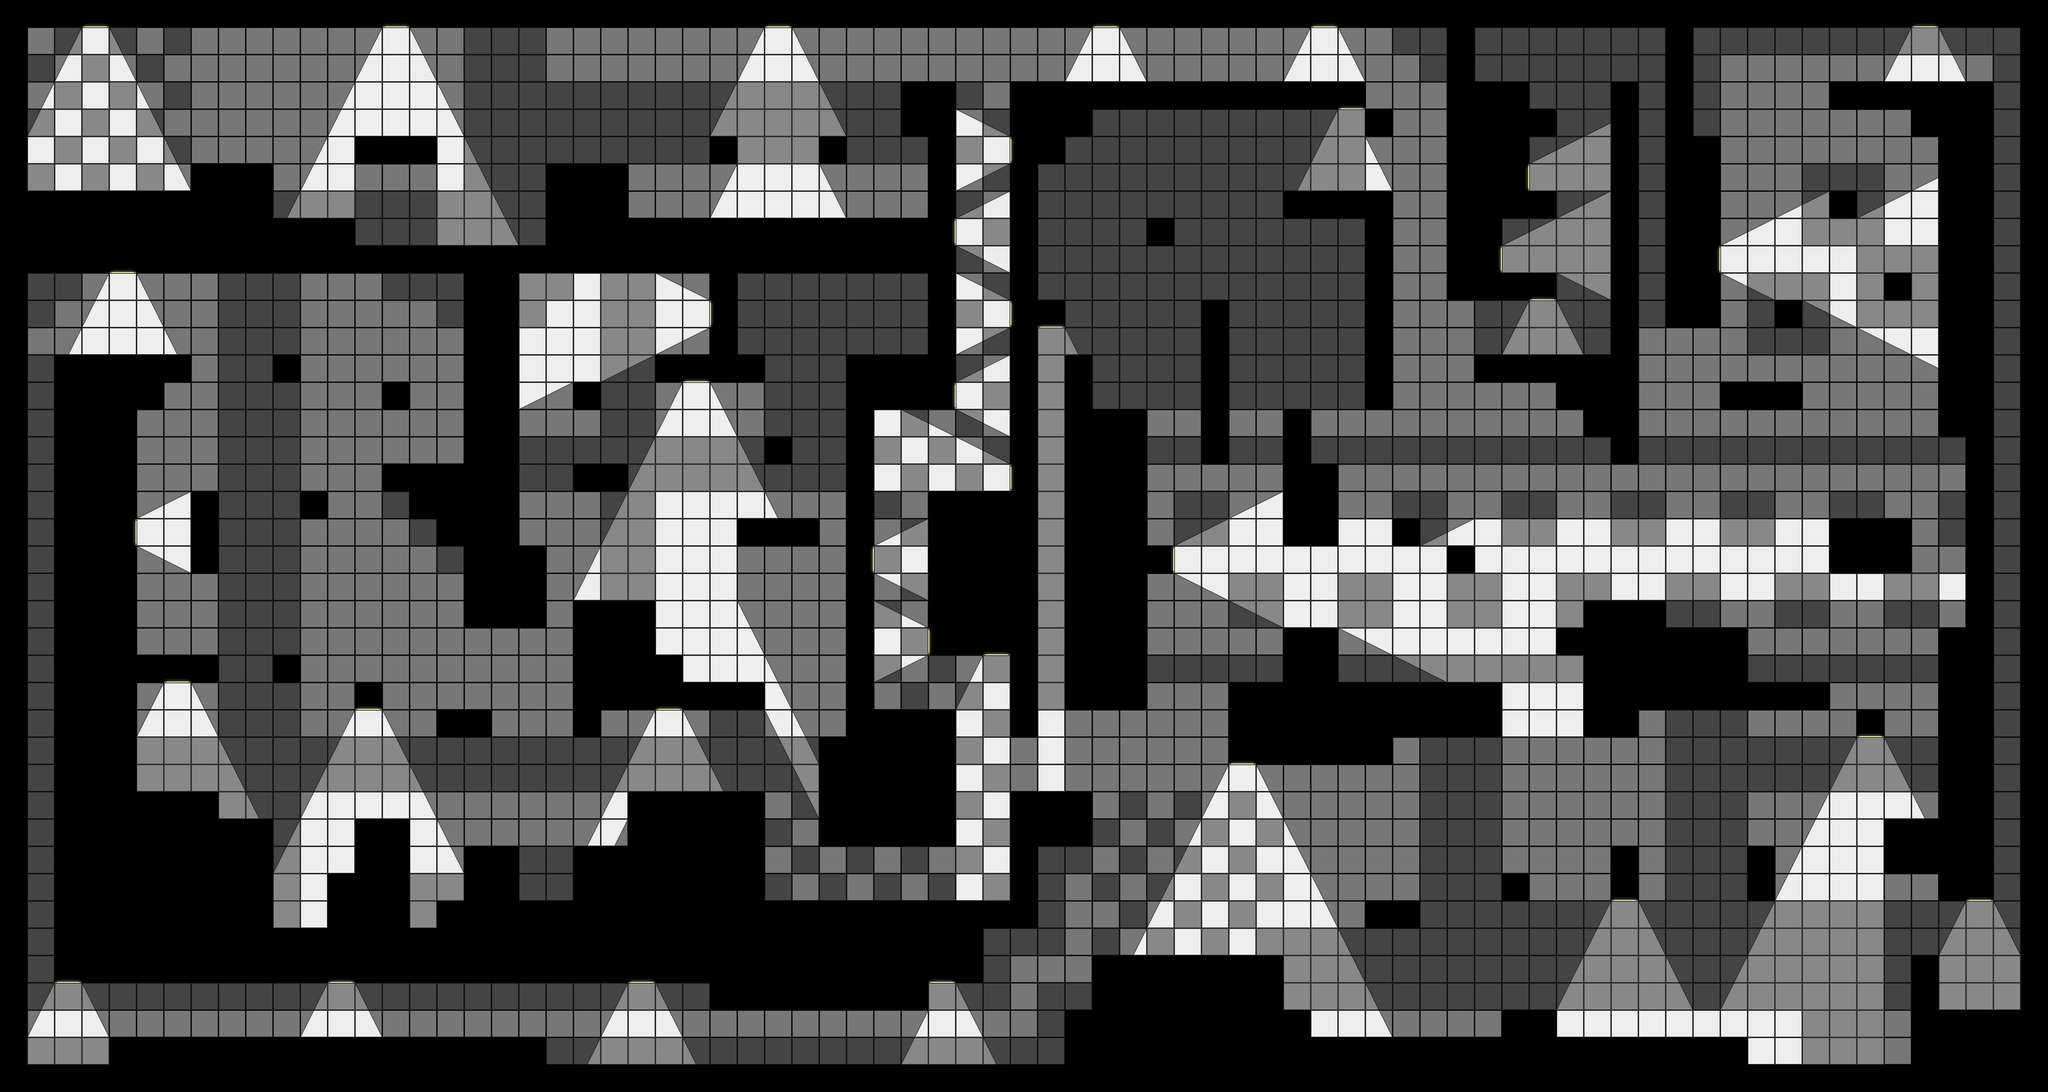

A 2D game scene composited from a Tiled map and its tileset images. What follows is a short description and the map's XML, with each tile layer's data collapsed to a summary:
An orthogonal 75x40 tile map with 36x36 px tiles, 3 tile layers (boundary, background, lighting), 2 tilesets and 23 objects.

<map version="1.0" orientation="orthogonal" renderorder="right-down" width="75" height="40" tilewidth="36" tileheight="36" nextobjectid="27">
 <tileset firstgid="1" name="simple_tiles" tilewidth="36" tileheight="36" tilecount="12" columns="4">
  <image source="simple_tiles.png" trans="ff00ff" width="144" height="108" />
 </tileset>
 <tileset firstgid="13" name="lighting" tilewidth="36" tileheight="36" tilecount="28" columns="7">
  <image source="lighting.png" trans="ff00ff" width="252" height="144" />
 </tileset>
 <layer name="boundary" width="75" height="40">
  <data>[3000 cells, 1081 non-empty, 4 distinct tile ids]</data>
 </layer>
 <layer name="background" width="75" height="40">
  <data>[3000 cells, 1919 non-empty, 2 distinct tile ids]</data>
 </layer>
 <objectgroup name="diamond">
  <object id="1" gid="8" x="504" y="168" width="36" height="36" />
  <object id="2" gid="8" x="1150" y="436" width="36" height="36" />
  <object id="3" gid="8" x="872" y="440" width="36" height="36" />
  <object id="4" gid="8" x="218" y="1008" width="36" height="36" />
  <object id="5" gid="8" x="1154" y="258" width="36" height="36" />
  <object id="6" gid="8" x="1210" y="96" width="36" height="36" />
  <object id="7" gid="8" x="560" y="594" width="36" height="36" />
  <object id="8" gid="8" x="200" y="720" width="36" height="36" />
  <object id="9" gid="8" x="486" y="1072" width="36" height="36" />
  <object id="10" gid="8" x="940" y="852" width="36" height="36" />
  <object id="11" gid="8" x="2122" y="1108" width="36" height="36" />
  <object id="12" gid="8" x="1388" y="1024" width="36" height="36" />
  <object id="13" gid="8" x="1640" y="888" width="36" height="36" />
  <object id="14" gid="8" x="2596" y="1298" width="36" height="36" />
  <object id="15" gid="8" x="1894" y="456" width="36" height="36" />
  <object id="16" gid="8" x="1962" y="94" width="36" height="36" />
  <object id="17" gid="8" x="1460" y="522" width="36" height="36" />
  <object id="18" gid="8" x="812" y="1380" width="36" height="36" />
  <object id="20" gid="8" x="2198" y="516" width="36" height="36" />
  <object id="21" gid="8" x="2314" y="120" width="36" height="36" />
  <object id="22" gid="8" x="1602" y="92" width="36" height="36" />
  <object id="25" gid="8" x="2142" y="774" width="36" height="36" />
  <object id="26" gid="8" x="2448" y="668" width="36" height="36" />
 </objectgroup>
 <layer name="lighting" width="75" height="40">
  <data>[3000 cells, 1466 non-empty, 20 distinct tile ids]</data>
 </layer>
</map>